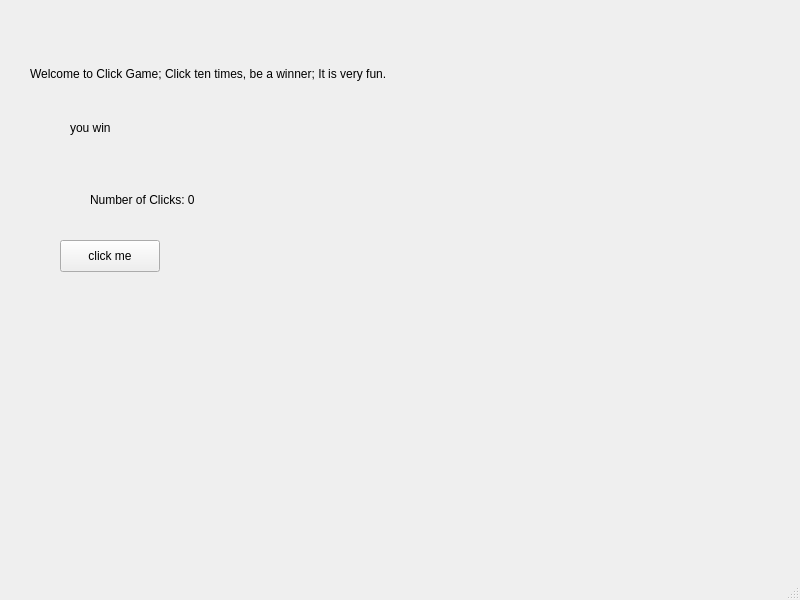
<?xml version="1.0" encoding="UTF-8"?>
<ui version="4.0">
 <class>MainWindow</class>
 <widget class="QMainWindow" name="MainWindow">
  <property name="geometry">
   <rect>
    <x>0</x>
    <y>0</y>
    <width>800</width>
    <height>600</height>
   </rect>
  </property>
  <property name="windowTitle">
   <string>MainWindow</string>
  </property>
  <widget class="QWidget" name="centralwidget">
   <widget class="QLabel" name="countLabel">
    <property name="geometry">
     <rect>
      <x>90</x>
      <y>190</y>
      <width>131</width>
      <height>20</height>
     </rect>
    </property>
    <property name="text">
     <string>Number of Clicks: 0</string>
    </property>
   </widget>
   <widget class="QPushButton" name="myButton">
    <property name="geometry">
     <rect>
      <x>60</x>
      <y>240</y>
      <width>100</width>
      <height>32</height>
     </rect>
    </property>
    <property name="text">
     <string>click me</string>
    </property>
   </widget>
   <widget class="QLabel" name="winLabel">
    <property name="geometry">
     <rect>
      <x>70</x>
      <y>120</y>
      <width>58</width>
      <height>16</height>
     </rect>
    </property>
    <property name="text">
     <string>you win</string>
    </property>
   </widget>
   <widget class="QLabel" name="label">
    <property name="geometry">
     <rect>
      <x>30</x>
      <y>50</y>
      <width>521</width>
      <height>61</height>
     </rect>
    </property>
    <property name="text">
     <string>Welcome to Click Game; Click ten times, be a winner; It is very fun.
</string>
    </property>
   </widget>
  </widget>
  <widget class="QMenuBar" name="menubar">
   <property name="geometry">
    <rect>
     <x>0</x>
     <y>0</y>
     <width>800</width>
     <height>37</height>
    </rect>
   </property>
  </widget>
  <widget class="QStatusBar" name="statusbar"/>
 </widget>
 <resources/>
 <connections/>
</ui>
